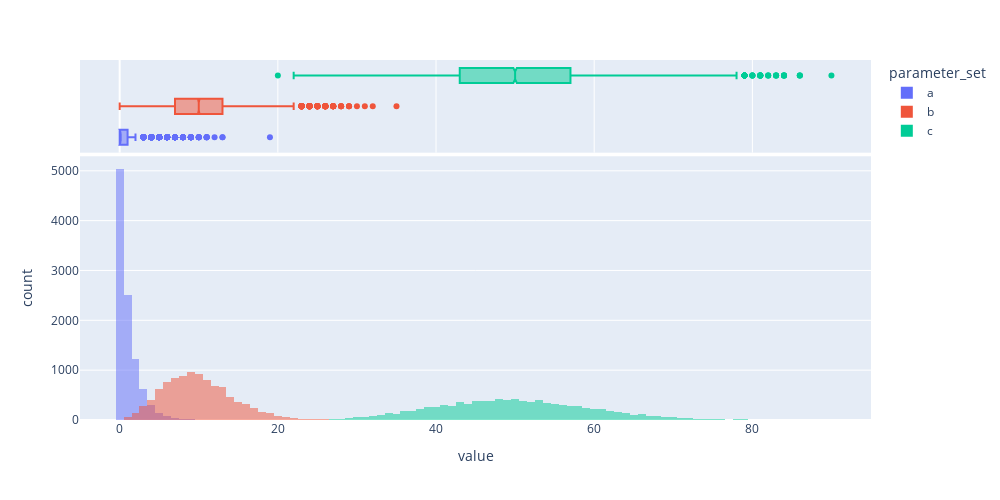

Write notebook code for a chart like this one.
### Markdown cell above
## Negative Binomial
The negative binomial distribution is concerned with the number of failures occur before a specific number of successes take place with a bernoulli random variable <br>

__n__: number of successes <br>
__p__: success probability

### Code cell
from locale import normalize


N = 10000

a = np.random.negative_binomial(n= 1, p =.5, size = N)
b = np.random.negative_binomial(n = 10, p =.5, size = N)
c = np.random.negative_binomial(n = 50, p = .5, size = N)

df = pd.DataFrame({'a':a,'b':b,'c':c}, columns = ['a','b','c'])
df = pd.melt(df, var_name = 'parameter_set', value_name = 'value')
hist_data = [a,b,c]
group_labels = ['a','b','c']

fig = px.histogram(df, x = 'value', color = 'parameter_set', marginal= 'box', opacity = .5)
fig.update_layout(height = 500, width = 1000, barmode = 'overlay')
fig.show(renderer = plotly_renderer)

### Figure 1 — Plotly figure (JSON) as saved in the notebook; plotly's stock layout.template omitted (floating-point values rounded to 4 significant figures; data arrays with more than 128 entries replaced by an {"elided": "..."} marker saying what was removed)
{"data": [{"alignmentgroup": "True", "bingroup": "x", "hovertemplate": "parameter_set=a<br>value=%{x}<br>count=%{y}<extra></extra>", "legendgroup": "a", "marker": {"color": "#636efa", "opacity": 0.5, "pattern": {"shape": ""}}, "name": "a", "offsetgroup": "a", "orientation": "v", "showlegend": true, "type": "histogram", "x": {"elided": "10000 int values"}, "xaxis": "x", "yaxis": "y"}, {"alignmentgroup": "True", "hovertemplate": "parameter_set=a<br>value=%{x}<extra></extra>", "legendgroup": "a", "marker": {"color": "#636efa"}, "name": "a", "notched": true, "offsetgroup": "a", "showlegend": false, "type": "box", "x": {"elided": "10000 int values"}, "xaxis": "x2", "yaxis": "y2"}, {"alignmentgroup": "True", "bingroup": "x", "hovertemplate": "parameter_set=b<br>value=%{x}<br>count=%{y}<extra></extra>", "legendgroup": "b", "marker": {"color": "#EF553B", "opacity": 0.5, "pattern": {"shape": ""}}, "name": "b", "offsetgroup": "b", "orientation": "v", "showlegend": true, "type": "histogram", "x": {"elided": "10000 int values"}, "xaxis": "x", "yaxis": "y"}, {"alignmentgroup": "True", "hovertemplate": "parameter_set=b<br>value=%{x}<extra></extra>", "legendgroup": "b", "marker": {"color": "#EF553B"}, "name": "b", "notched": true, "offsetgroup": "b", "showlegend": false, "type": "box", "x": {"elided": "10000 int values"}, "xaxis": "x2", "yaxis": "y2"}, {"alignmentgroup": "True", "bingroup": "x", "hovertemplate": "parameter_set=c<br>value=%{x}<br>count=%{y}<extra></extra>", "legendgroup": "c", "marker": {"color": "#00cc96", "opacity": 0.5, "pattern": {"shape": ""}}, "name": "c", "offsetgroup": "c", "orientation": "v", "showlegend": true, "type": "histogram", "x": {"elided": "10000 int values"}, "xaxis": "x", "yaxis": "y"}, {"alignmentgroup": "True", "hovertemplate": "parameter_set=c<br>value=%{x}<extra></extra>", "legendgroup": "c", "marker": {"color": "#00cc96"}, "name": "c", "notched": true, "offsetgroup": "c", "showlegend": false, "type": "box", "x": {"elided": "10000 int values"}, "xaxis": "x2", "yaxis": "y2"}], "layout": {"barmode": "overlay", "height": 500, "legend": {"title": {"text": "parameter_set"}, "tracegroupgap": 0}, "margin": {"t": 60}, "width": 1000, "xaxis": {"anchor": "y", "domain": [0, 1], "title": {"text": "value"}}, "xaxis2": {"anchor": "y2", "domain": [0, 1], "matches": "x", "showgrid": true, "showticklabels": false}, "yaxis": {"anchor": "x", "domain": [0, 0.7326], "title": {"text": "count"}}, "yaxis2": {"anchor": "x2", "domain": [0.7426, 1], "matches": "y2", "showgrid": false, "showline": false, "showticklabels": false, "ticks": ""}}}
